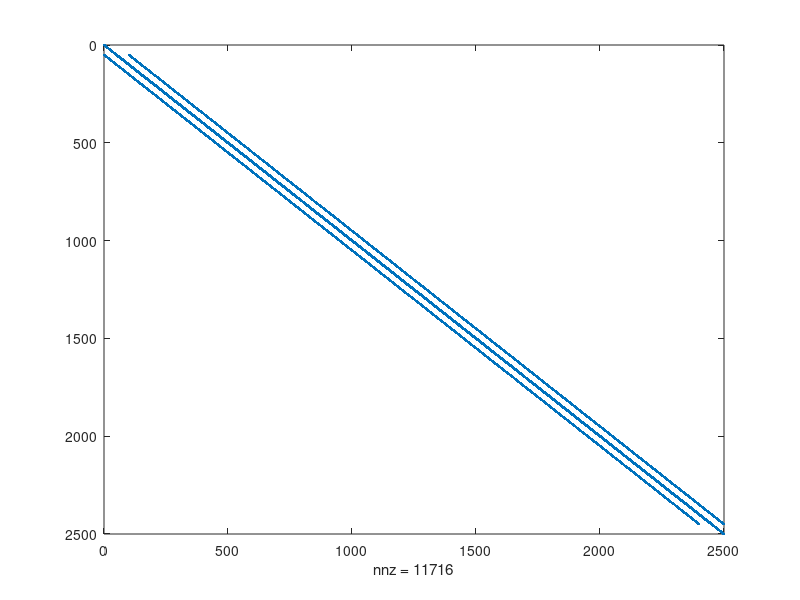
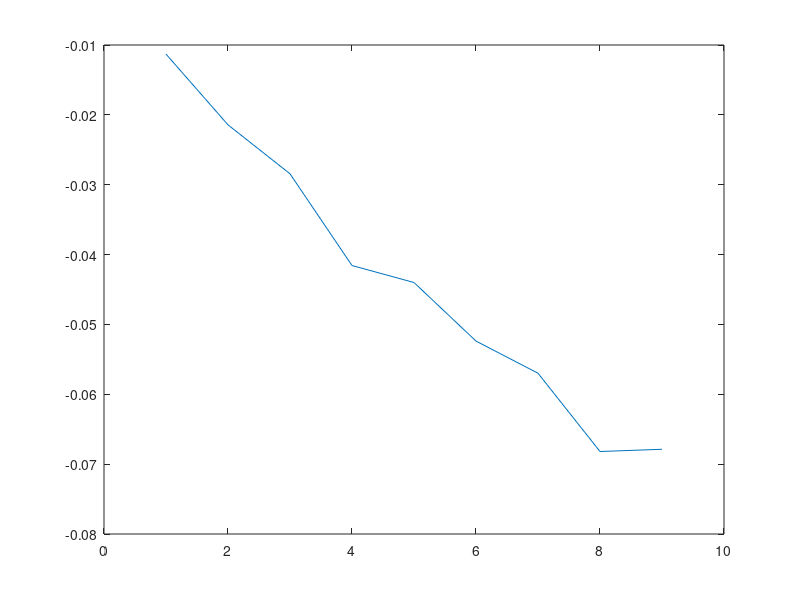
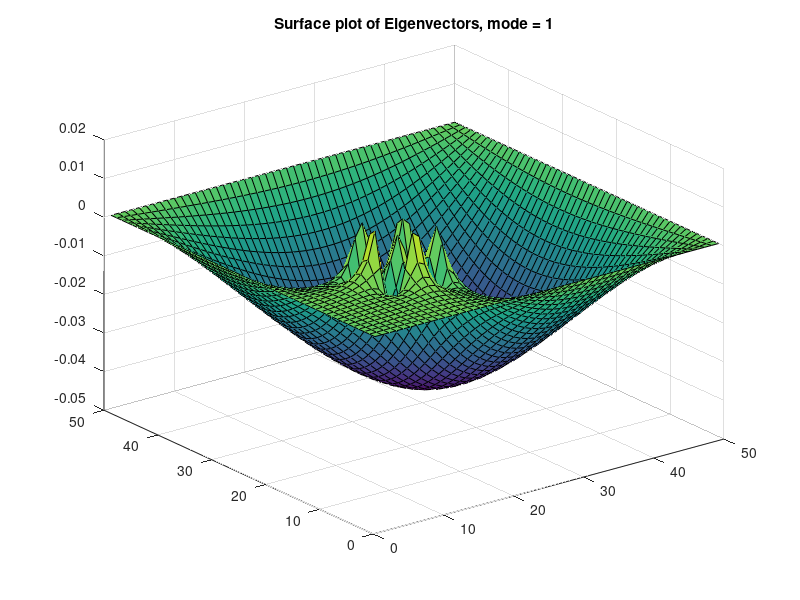
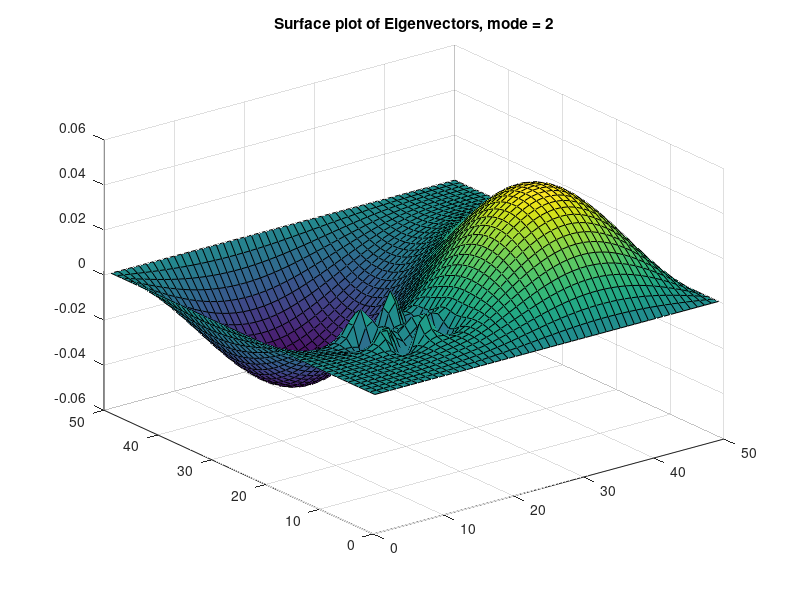

These charts were generated, in order, by the following MATLAB code:
 figure;nx = 50;
ny = 50;
G = sparse(nx*ny,ny*nx);


for i=1:nx
    for j=1:ny
        n = j + (i-1)*ny;
        if i==1||i==nx||j==1||j==ny
            G(n,:)=0;
            G(n,n)=1;
        else
       
        nxm = (i-2)*ny + j;
        nxp = i*ny + j;
        nym = (i-1)*ny + j-1;
        nyp = (i-1)*ny + j+1;
       
        G(n,n) = -4;
        G(n, nxm) = 1;
        G(n, nxp) = 1;
        G(n, nym) = 1;
        G(n, nyp) = 1;
       
        if i > 10 & i < 20 & j > 10 & j < 20
            G(n,n) = -2;
        end
        end
    end  
end
figure(1)
spy(G)

figure(2)
[E,D] = eigs(G,9,'SM')
x=diag(D)
plot(x)

for i=1:nx
    for j=1:ny
        n = j + (i-1)*ny;
        for x=1:9
            sMap(i,j,x) = E(n,x);
        end
    end
end

for x=1:9
    figure;
    surf(sMap(:,:,x))
    title(['Surface plot of Eigenvectors, mode = ', num2str(x)]);
end